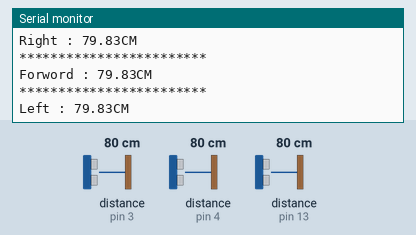
This sketch was run on a simulated Arduino Uno, built with avr-gcc and run on an emulated ATmega328P. Parts: the last lines printed to the serial monitor. Wiring (inferred from the names in the program): 3 × ultrasonic range finder: trigger pin 2, echo pin 3 / trigger pin 5, echo pin 4 / trigger pin 12, echo pin 13. The inputs (shaded band) are chosen by the test bench; at power-on: distance to the obstacle (sensors on pin 3, pin 4, pin 13) 80 cm. The echo pulse lasts 58.3 µs per cm.

Above: at 5.3 s.
5.4 s: distance to the obstacle (sensor on pin 3) set to 2 cm
At 6.5 s:
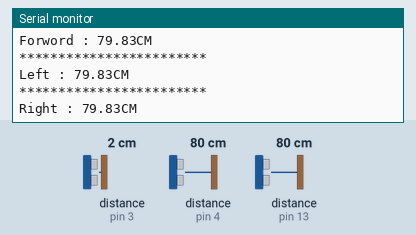
10.8 s: distance to the obstacle (sensor on pin 4) set to 2 cm
At 13.1 s:
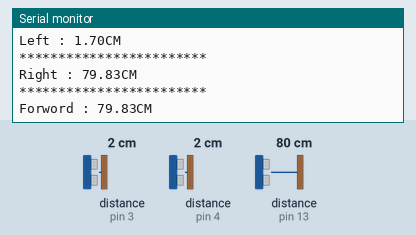
16.2 s: distance to the obstacle (sensor on pin 13) set to 2 cm
At 16.9 s:
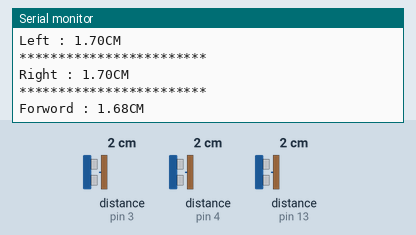
21.6 s: distance to the obstacle (sensor on pin 3) set to 4 cm
At 23.0 s:
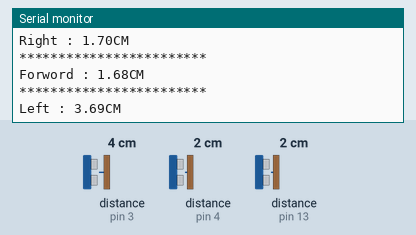
27.0 s: distance to the obstacle (sensor on pin 4) set to 4 cm
At 29.1 s:
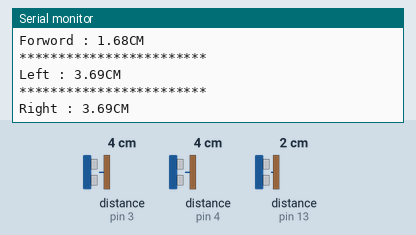
32.4 s: distance to the obstacle (sensor on pin 13) set to 299 cm
At 35.3 s:
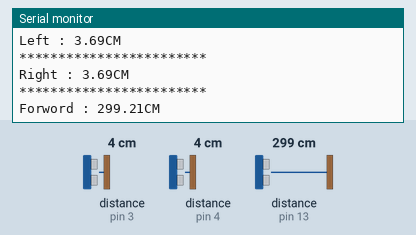
Timing chart, 0 to 36.8 s (numbered marks = the images above; inputs shaded):
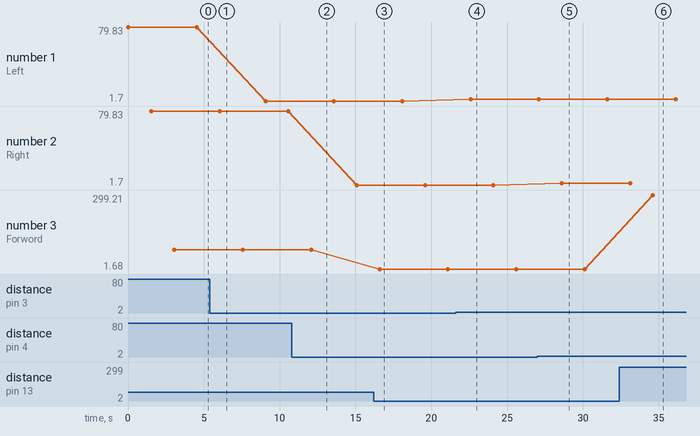

The sketch:

ultra3Sensors.ino
```cpp
int trigPinL =2;
int echoPinL = 3;

int trigPinF = 12;
int echoPinF = 13;

int trigPinR = 5;
int echoPinR = 4;

void setup() {
  Serial.begin(9600);
  pinMode(trigPinF, OUTPUT);
  pinMode(echoPinF, INPUT);

  pinMode(trigPinL, OUTPUT);
  pinMode(echoPinL, INPUT);

  pinMode(trigPinR, OUTPUT);
  pinMode(echoPinR, INPUT);

  // put your setup code here, to run once:

}

void loop() {
  float durationL, distanceL;
  digitalWrite(trigPinL,HIGH);
  delayMicroseconds(1000);
  digitalWrite(trigPinL, LOW);
  durationL=pulseIn(echoPinL, HIGH);
  distanceL =(durationL/2)/29.1;
  Serial.print("Left : ");
  Serial.print(distanceL);
  Serial.println("CM");
  delay(1500);
  Serial.println("************************");

  float durationR, distanceR;
  digitalWrite(trigPinR,HIGH);
  delayMicroseconds(1000);
  digitalWrite(trigPinR, LOW);
  durationR=pulseIn(echoPinR, HIGH);
  distanceR =(durationR/2)/29.1;
  Serial.print("Right : ");
  Serial.print(distanceR);
  Serial.println("CM");
  delay(1500);
  Serial.println("************************");

  float durationF, distanceF;
  digitalWrite(trigPinF,HIGH);
  delayMicroseconds(1000);
  digitalWrite(trigPinF, LOW);
  durationF=pulseIn(echoPinF, HIGH);
  distanceF =(durationF/2)/29.1;
  Serial.print("Forword : ");
  Serial.print(distanceF);
  Serial.println("CM");
  delay(1500);
  Serial.println("************************");

}
```

Measured:
- after the input at 16.2 s, the serial monitor: prints a new line after 0.39 s (image 3)
- after the input at 21.6 s, the serial monitor: prints a new line after 1.0 s (image 4)
- after the input at 27.0 s, the serial monitor: prints a new line after 1.6 s (image 5)
- after the input at 32.4 s, the serial monitor: prints a new line after 2.2 s (image 6)
- plotted number 1: 79.83 → 1.7 after the input at 5.4 s, 1.7 → 3.69 after the input at 21.6 s
- plotted number 3: 79.83 → 1.68 after the input at 16.2 s, 1.68 → 299.21 after the input at 32.4 s
